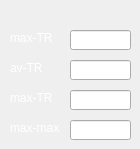
              <widget class="QWidget" name="pageDataCal">
               <attribute name="title">
                <string>数据测量</string>
               </attribute>
               <widget class="QLabel" name="label_7">
                <property name="geometry">
                 <rect>
                  <x>10</x>
                  <y>30</y>
                  <width>50</width>
                  <height>16</height>
                 </rect>
                </property>
                <property name="styleSheet">
                 <string notr="true">color: rgb(255, 255, 255);</string>
                </property>
                <property name="text">
                 <string>max-TR</string>
                </property>
               </widget>
               <widget class="QLineEdit" name="lineEdit_6">
                <property name="geometry">
                 <rect>
                  <x>70</x>
                  <y>30</y>
                  <width>61</width>
                  <height>20</height>
                 </rect>
                </property>
                <property name="styleSheet">
                 <string notr="true">color: rgb(255, 255, 255);</string>
                </property>
               </widget>
               <widget class="QLineEdit" name="lineEdit_7">
                <property name="geometry">
                 <rect>
                  <x>70</x>
                  <y>60</y>
                  <width>61</width>
                  <height>20</height>
                 </rect>
                </property>
               </widget>
               <widget class="QLabel" name="label_8">
                <property name="geometry">
                 <rect>
                  <x>10</x>
                  <y>60</y>
                  <width>41</width>
                  <height>16</height>
                 </rect>
                </property>
                <property name="styleSheet">
                 <string notr="true">color: rgb(255, 255, 255);</string>
                </property>
                <property name="text">
                 <string>av-TR</string>
                </property>
               </widget>
               <widget class="QLineEdit" name="lineEdit_8">
                <property name="geometry">
                 <rect>
                  <x>70</x>
                  <y>90</y>
                  <width>61</width>
                  <height>20</height>
                 </rect>
                </property>
                <property name="text">
                 <string/>
                </property>
               </widget>
               <widget class="QLabel" name="label_18">
                <property name="geometry">
                 <rect>
                  <x>10</x>
                  <y>90</y>
                  <width>50</width>
                  <height>16</height>
                 </rect>
                </property>
                <property name="styleSheet">
                 <string notr="true">color: rgb(255, 255, 255);</string>
                </property>
                <property name="text">
                 <string>max-TR</string>
                </property>
               </widget>
               <widget class="QLineEdit" name="lineEdit_9">
                <property name="geometry">
                 <rect>
                  <x>70</x>
                  <y>120</y>
                  <width>61</width>
                  <height>20</height>
                 </rect>
                </property>
                <property name="text">
                 <string/>
                </property>
               </widget>
               <widget class="QLabel" name="label_19">
                <property name="geometry">
                 <rect>
                  <x>10</x>
                  <y>120</y>
                  <width>55</width>
                  <height>16</height>
                 </rect>
                </property>
                <property name="styleSheet">
                 <string notr="true">color: rgb(255, 255, 255);</string>
                </property>
                <property name="text">
                 <string>max-max</string>
                </property>
               </widget>
              </widget>
